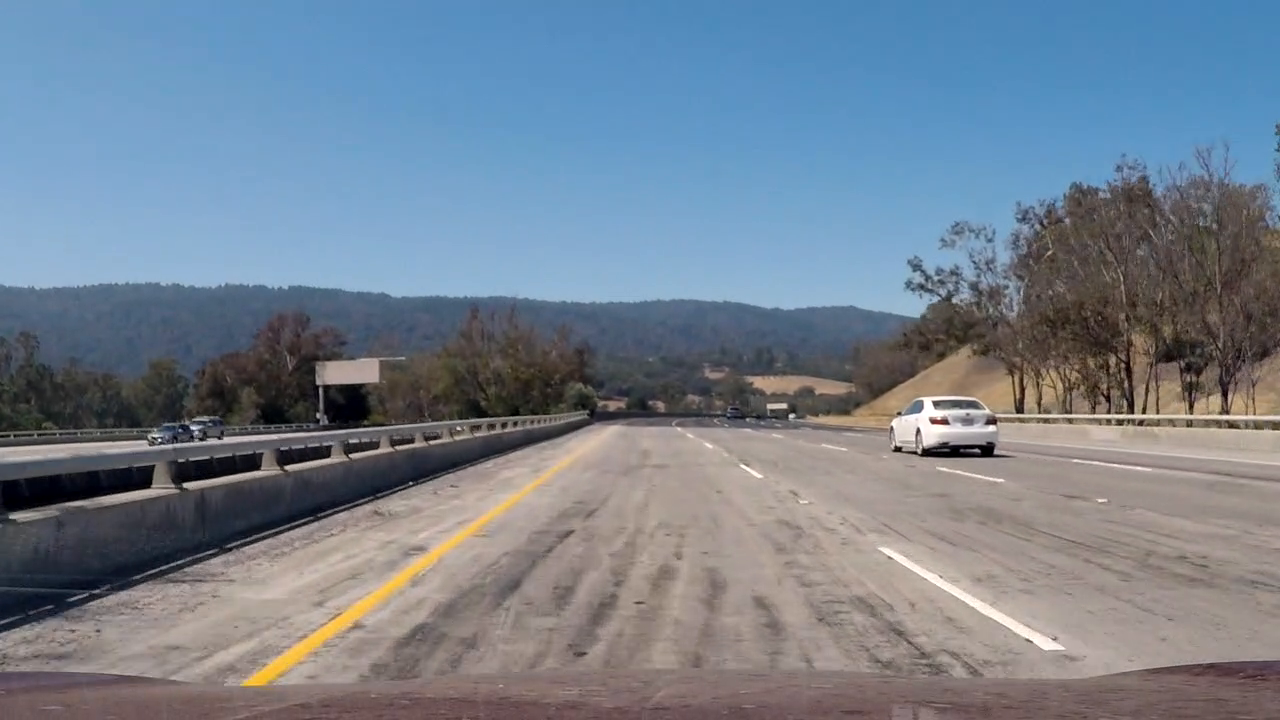
#> input picture test_images/test7_white_road.png, 1280 x 720 px; its folder holds only this picture in this run
$ python -i laneline.py   (imports and definitions only)   (older library calls are emulated)
#> lines starting #> are read from the running program, lines starting #| are printed output that depends on the picture; after the words box and inside, x2 and y2 are one past the last pixel; in counts of white or black regions, pixels touching at a corner belong together
import numpy as np
import cv2
import glob
import matplotlib.pyplot as plt
from scipy import misc
from os import path


# [73 lines left out: functions calibrate_camera, cal_undistort, detect_channel_edge, edge_detect_binary_and_color, not called in this run]


def edge_detect(img, s_thresh=(20, 255), l_thresh=(20, 255)):
#> called with s_thresh = (20, 255), l_thresh = (20, 255)
    img = np.copy(img)
    # for yellow
    hsv = cv2.cvtColor(img, cv2.COLOR_RGB2HSV)
#> hsv: shape (720, 1280, 3); mean H, S, V 65.3, 73, 152.9
    yellow = cv2.inRange(hsv, (20, 100, 100), (50, 255, 255))
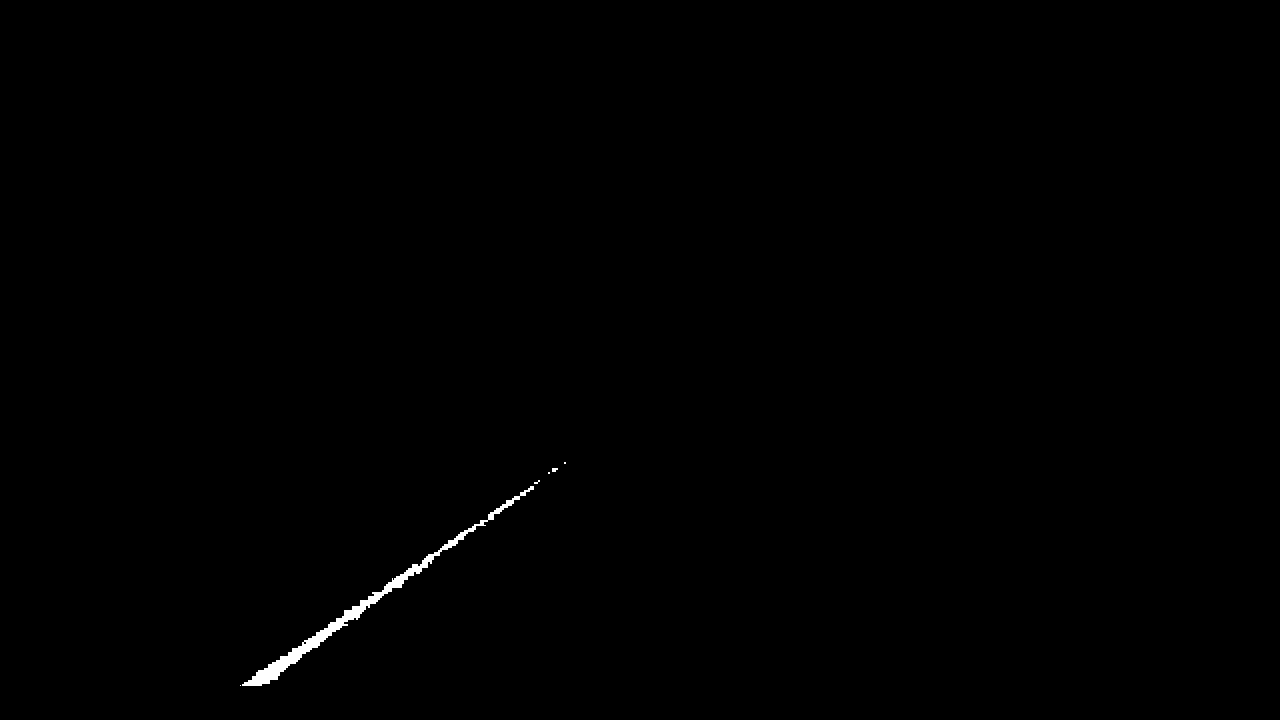
#> yellow: shape (720, 1280); 0.3% white; 6 white regions (4 under 20 px), largest, box (x1, y1, x2, y2) and area: (242, 486, 534, 686) 2736, (552, 468, 558, 472) 20

    # for white
    sensitivity_1 = 68
    sensitivity_2 = 60

    white = cv2.inRange(hsv, (0, 0, 255 - sensitivity_1), (255, 20, 255))
#> white: shape (720, 1280); 0.41% white; 122 white regions (108 under 20 px), largest, box (x1, y1, x2, y2) and area: (892, 397, 997, 446) 1943, (0, 441, 146, 451) 326, (883, 550, 980, 607) 275
    hsl = cv2.cvtColor(img, cv2.COLOR_RGB2HLS).astype(np.float)
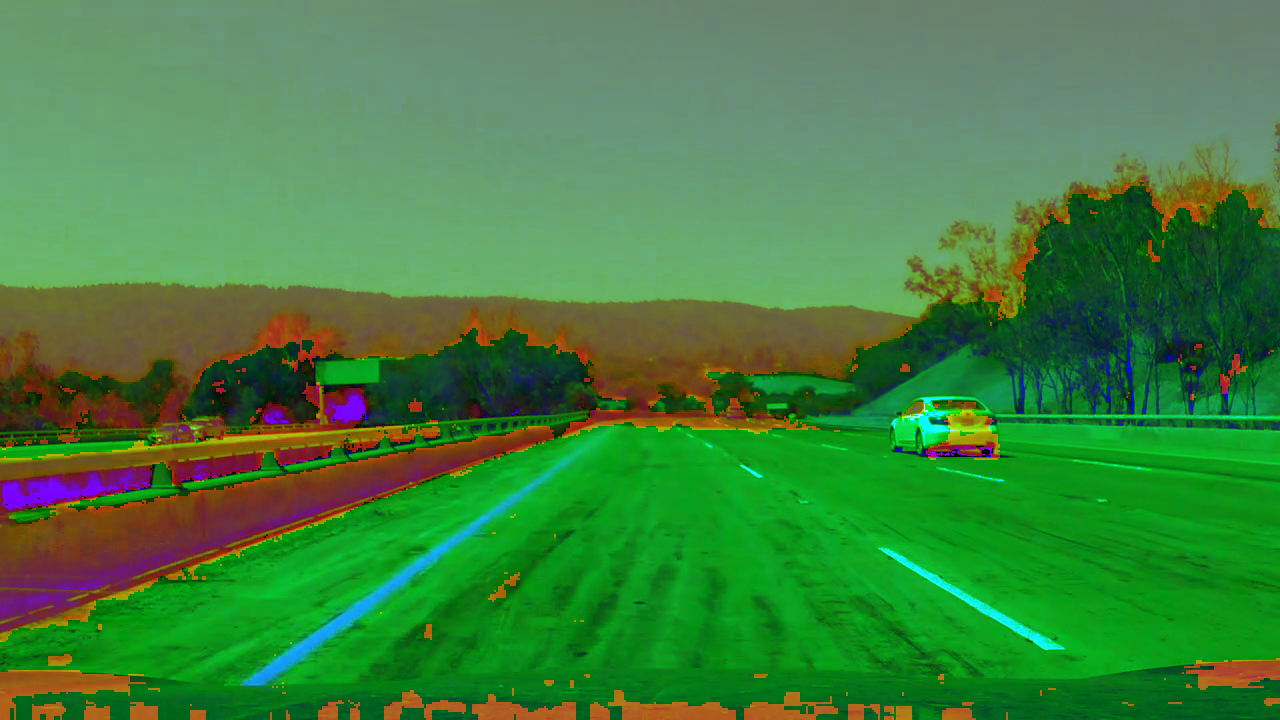
#> hsl: shape (720, 1280, 3) float64; mean R, G, B 65.3, 129.7, 63.8
    white_2 = cv2.inRange(
        hsl, (0, 255 - sensitivity_2, 0), (255, 255, sensitivity_2))
#> white_2: shape (720, 1280); 0.19% white in thin lines or dots, all inside (x1, y1, x2, y2) = (26, 396, 1280, 650)
    white_3 = cv2.inRange(img, (200, 200, 200), (255, 255, 255))
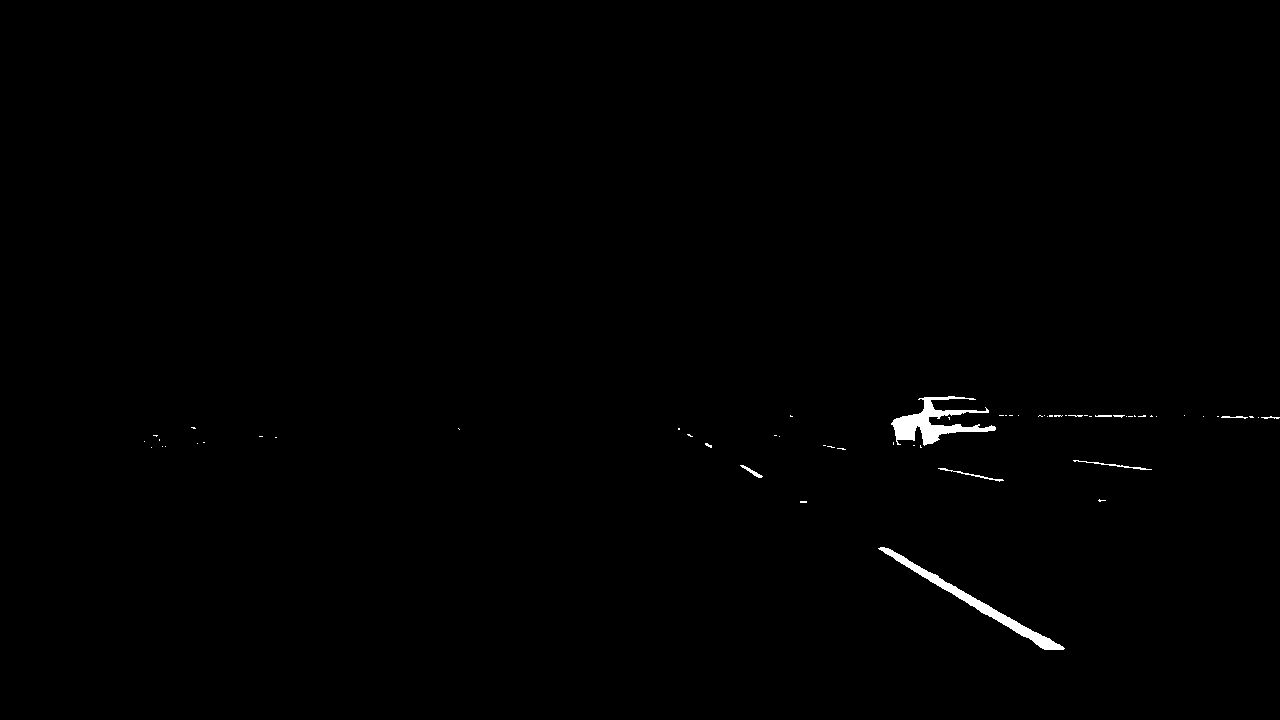
#> white_3: shape (720, 1280); 0.47% white; 60 white regions (50 under 20 px), largest, box (x1, y1, x2, y2) and area: (891, 396, 996, 446) 1890, (878, 547, 1065, 650) 1724, (1073, 460, 1152, 470) 122
    # l_channel = hls[:, :, 1]
    # s_channel = hls[:, :, 2]
    # r_channel = img[:, :, 0]
    # g_channel = img[:, :, 1]
    # Sobel x
    # channels = [
    #     [l_channel, l_thresh],
    #     [s_channel, s_thresh],
    #     [r_channel, (10, 100)],
    #     [g_channel, (10, 100)]
    # ]

    # binaries = [detect_channel_edge(ch, th) for ch, th in channels]
    binaries = [yellow, white, white_2, white_3]
    combined_binary = np.zeros_like(yellow)
    for binary in binaries:
        combined_binary[(combined_binary >= 1) | (binary >= 1)] = 255
#> this loop made 4 passes
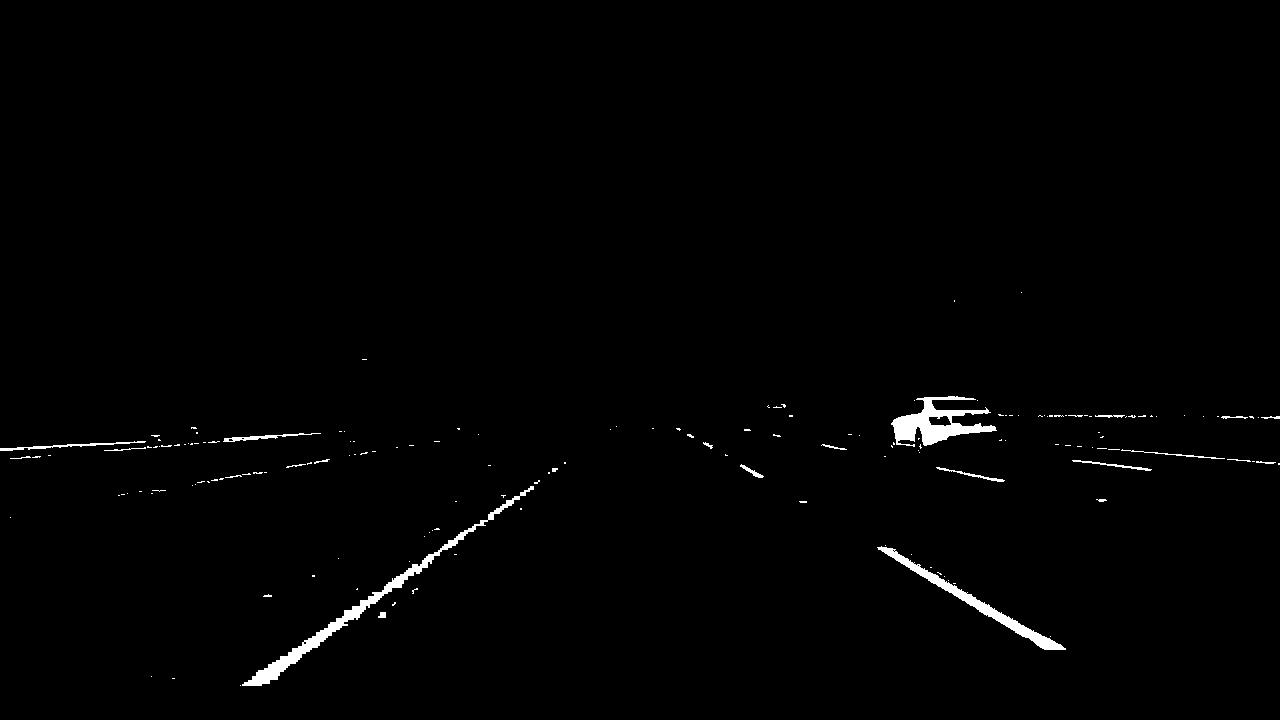
#> combined_binary: shape (720, 1280); 1% white; 163 white regions (138 under 20 px), largest, box (x1, y1, x2, y2) and area: (242, 486, 534, 686) 2736, (891, 396, 997, 447) 2262, (877, 546, 1066, 650) 1825

    return combined_binary


# [134 lines left out: functions find_lines, compute_perspective_trans_M, perspective_trans, not called in this run]

>>> import cv2
>>> picture = cv2.cvtColor(cv2.imread('test_images/test7_white_road.png'), cv2.COLOR_BGR2RGB)
>>> result = edge_detect(picture)

$ run again, on test_images/test9_shadow.png
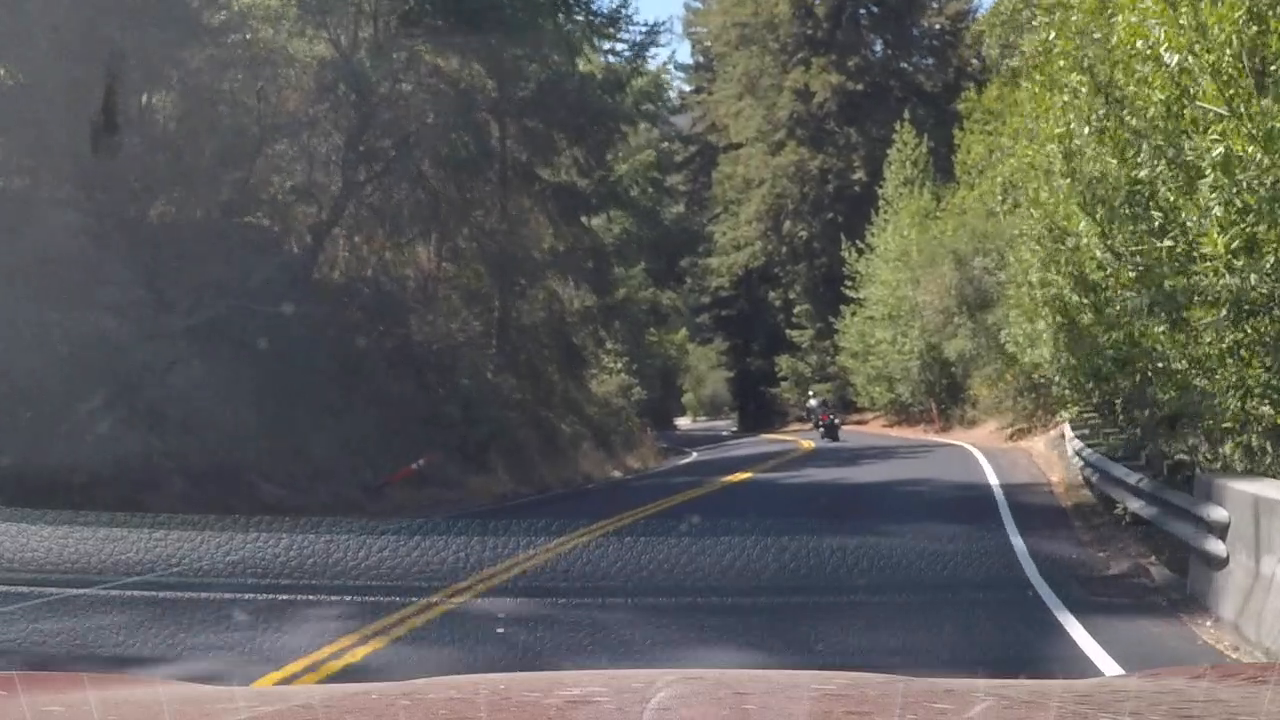
#> input picture test_images/test9_shadow.png, 1280 x 720 px
#> hsv: shape (720, 1280, 3); mean H, S, V 78.6, 45.5, 102
#> in edge_detect, `yellow = cv2.inRange(hsv, (20, 100, 100), (50, 255, 255))`:
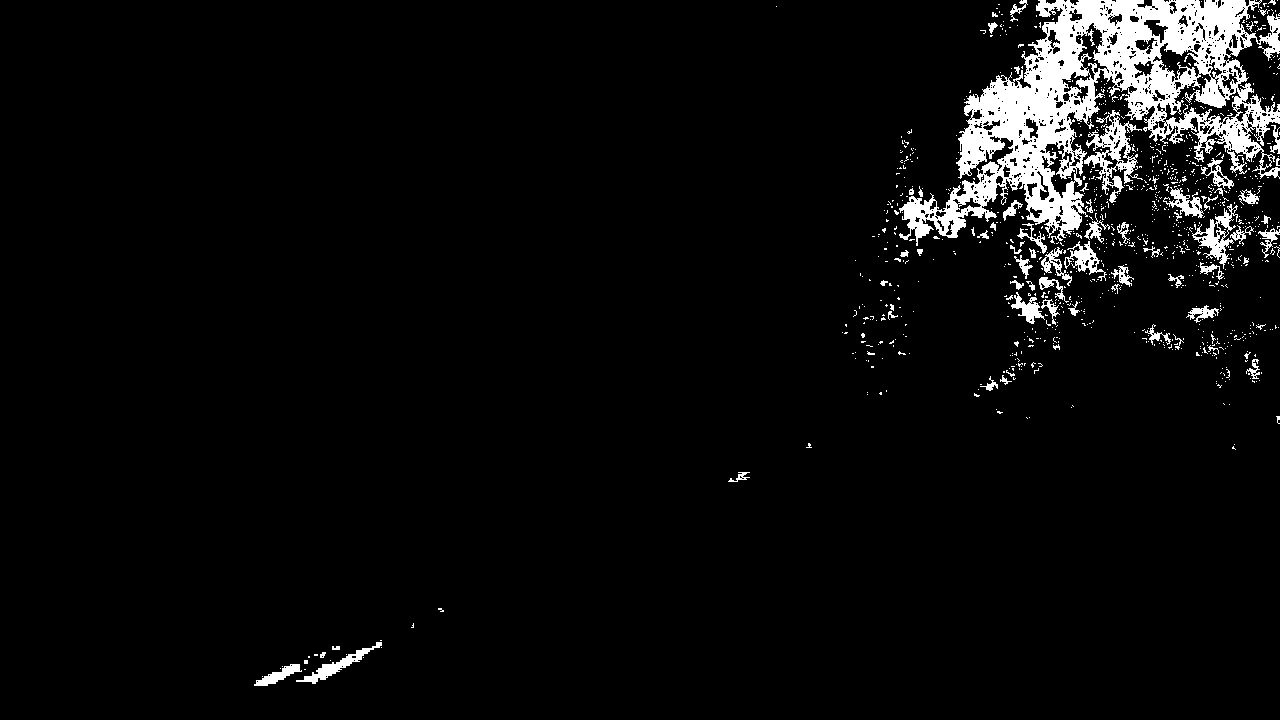
#> yellow: shape (720, 1280); 5% white; 957 white regions (890 under 20 px), largest, box (x1, y1, x2, y2) and area: (899, 0, 1280, 246) 33279, (1084, 110, 1143, 203) 1764, (1192, 204, 1238, 269) 920
#> white: shape (720, 1280); 0.69% white; 80 white regions (58 under 20 px), largest, box (x1, y1, x2, y2) and area: (1056, 614, 1126, 682) 1273, (1260, 530, 1280, 630) 1235, (1222, 550, 1254, 620) 905
#> white_2: shape (720, 1280); 0.41% white; 170 white regions (142 under 20 px), largest, box (x1, y1, x2, y2) and area: (1261, 551, 1280, 626) 704, (1228, 480, 1280, 500) 496, (557, 670, 775, 674) 398
#> white_3: shape (720, 1280); 0.42% white; 104 white regions (89 under 20 px), largest, box (x1, y1, x2, y2) and area: (1059, 614, 1125, 677) 1178, (1229, 481, 1280, 500) 559, (932, 438, 999, 490) 434
#> the loop in edge_detect, `for binary in binaries:` made 4 passes
#> after the loop in edge_detect, `for binary in binaries:`:
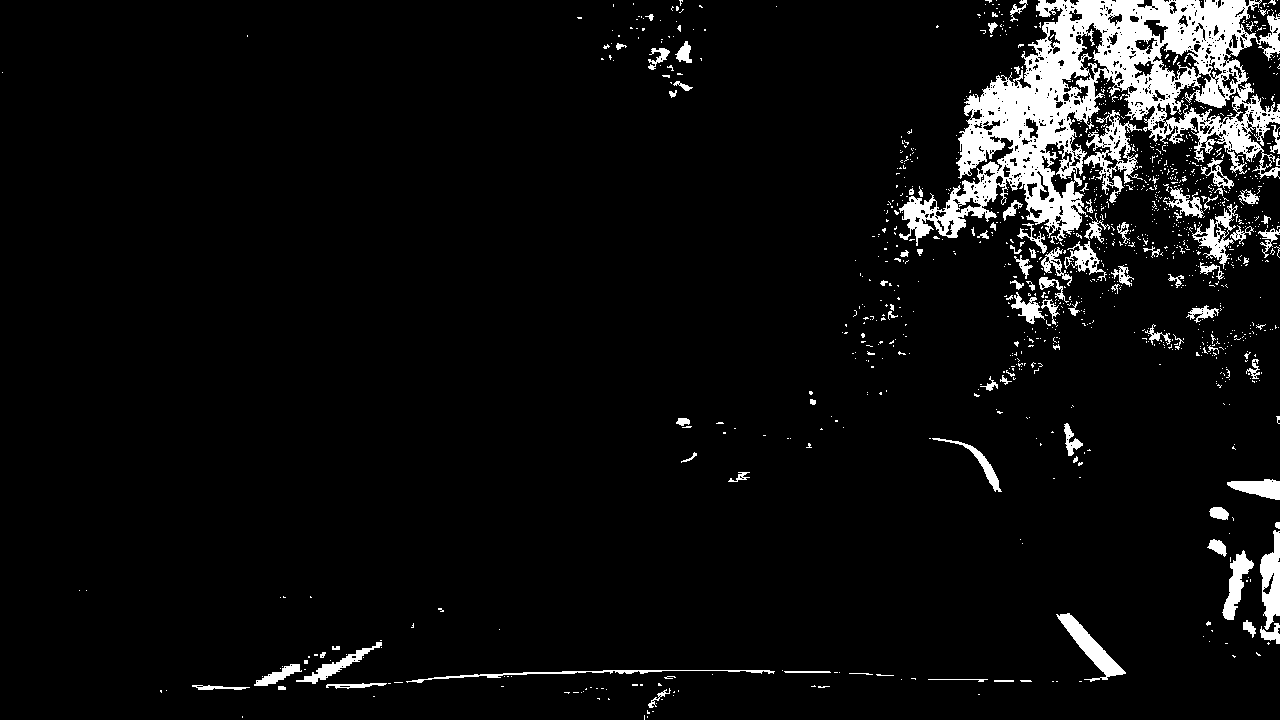
#> combined_binary: shape (720, 1280); 5.9% white; 1140 white regions (1039 under 20 px), largest, box (x1, y1, x2, y2) and area: (899, 0, 1280, 246) 33279, (1084, 110, 1143, 203) 1764, (1056, 613, 1126, 682) 1294
